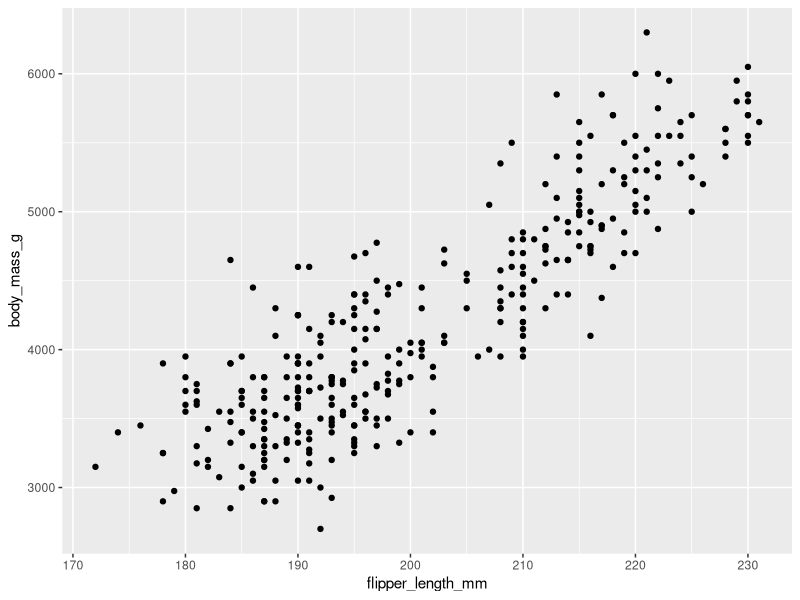
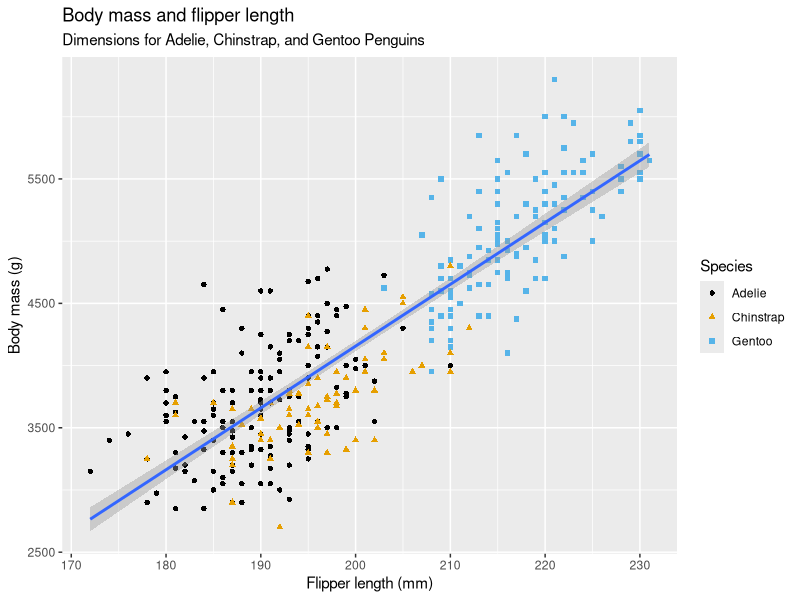
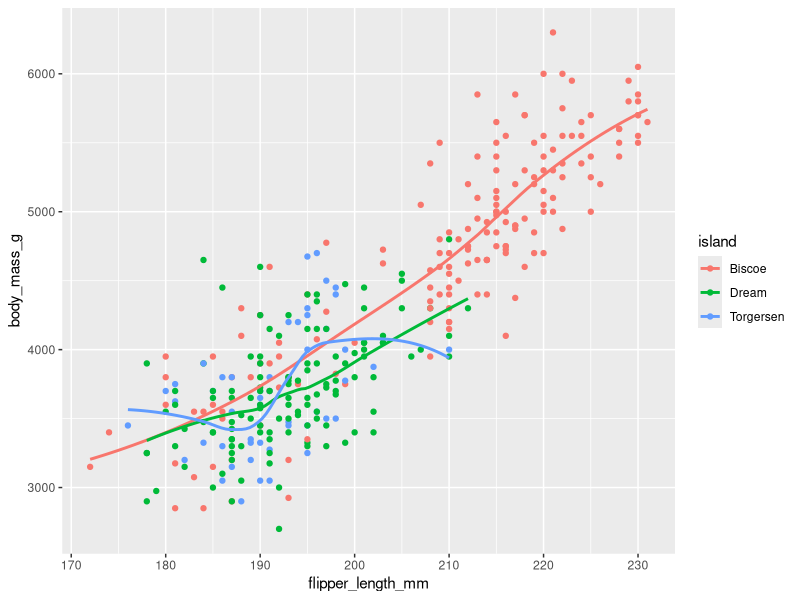
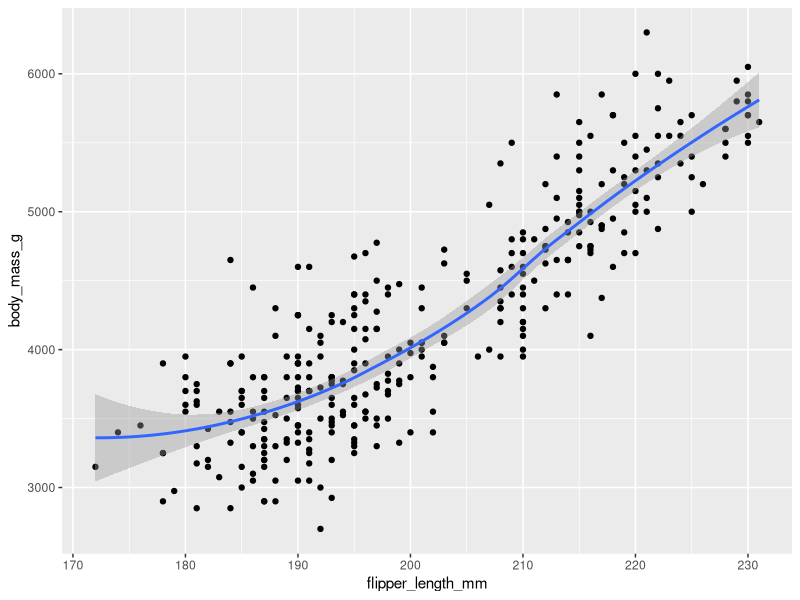
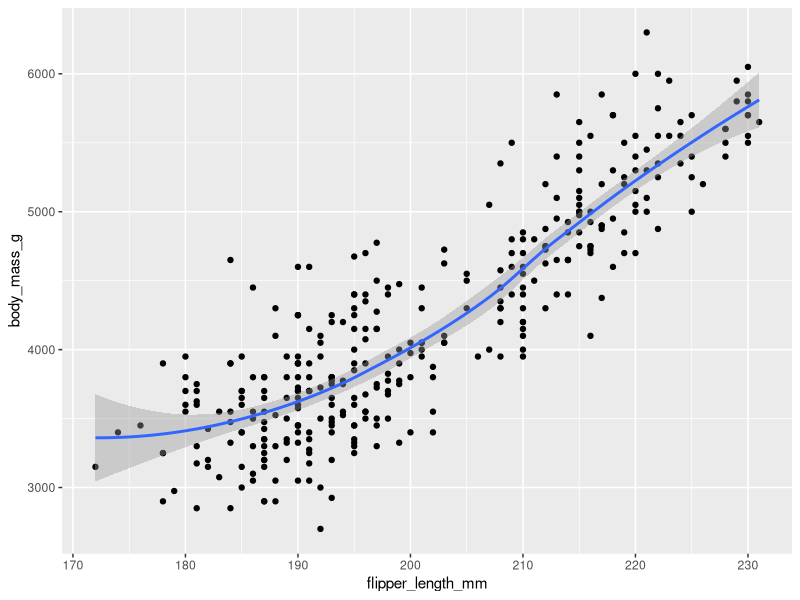

R code for these plots, in order:
## ---- chunk 1
knitr::opts_chunk$set(echo = TRUE)
## ---- chunk 2
# install.packages("tidyverse")
library(tidyverse)
library(ggplot2)
library(scales)
library(ggthemes)
## ---- chunk 3
penguins <- palmerpenguins::penguins
glimpse(penguins)
## ---- chunk 4
?penguins
## ---- chunk 5
# ggplot(data=penguins)

# ggplot(
#  data = penguins,
#  mapping = aes(x=flipper_length_mm, y=body_mass_g))

ggplot(
  data = penguins,
  mapping = aes(x=flipper_length_mm, y=body_mass_g)
) +
  geom_point()
## ---- chunk 6
#ggplot(
#  data=penguins,
#  mapping=aes(x=flipper_length_mm, y=body_mass_g, color=species)
#) + 
#  geom_point()

#ggplot(
#  data=penguins,
#  mapping=aes(x=flipper_length_mm, y=body_mass_g, color=species)
#) +
#  geom_point() +
#  geom_smooth(method="lm")

#ggplot(
#  data=penguins,
#  mapping=aes(x=flipper_length_mm, y=body_mass_g)
#) +
#  geom_point(mapping=aes(color=species)) +
#  geom_smooth(method="lm")

#ggplot(
#  data=penguins,
#  mapping=aes(x=flipper_length_mm, y=body_mass_g)
#) +
#  geom_point(mapping=aes(color=species, shape=species)) +
#  geom_smooth(method="lm")

ggplot(
  data=penguins,
  mapping=aes(x=flipper_length_mm, y=body_mass_g)
) +
  geom_point(aes(color=species, shape=species)) +
  geom_smooth(method="lm") +
  labs(
    title="Body mass and flipper length",
    subtitle="Dimensions for Adelie, Chinstrap, and Gentoo Penguins",
    x="Flipper length (mm)", y="Body mass (g)",
    color="Species", shape="Species"
  ) +
  scale_colour_colorblind()
## ---- chunk 7
ggplot(
  data=penguins,
  mapping=aes(x=flipper_length_mm, y=body_mass_g, color=island)
) +
  geom_point() +
  geom_smooth(se=FALSE)
## ---- chunk 8
ggplot(
  data = penguins,
  mapping = aes(x = flipper_length_mm, y = body_mass_g)
) +
  geom_point() +
  geom_smooth()
## ---- chunk 9
ggplot() +
  geom_point(
    data = penguins,
    mapping = aes(x = flipper_length_mm, y = body_mass_g)
  ) +
  geom_smooth(
    data = penguins,
    mapping = aes(x = flipper_length_mm, y = body_mass_g)
  )
